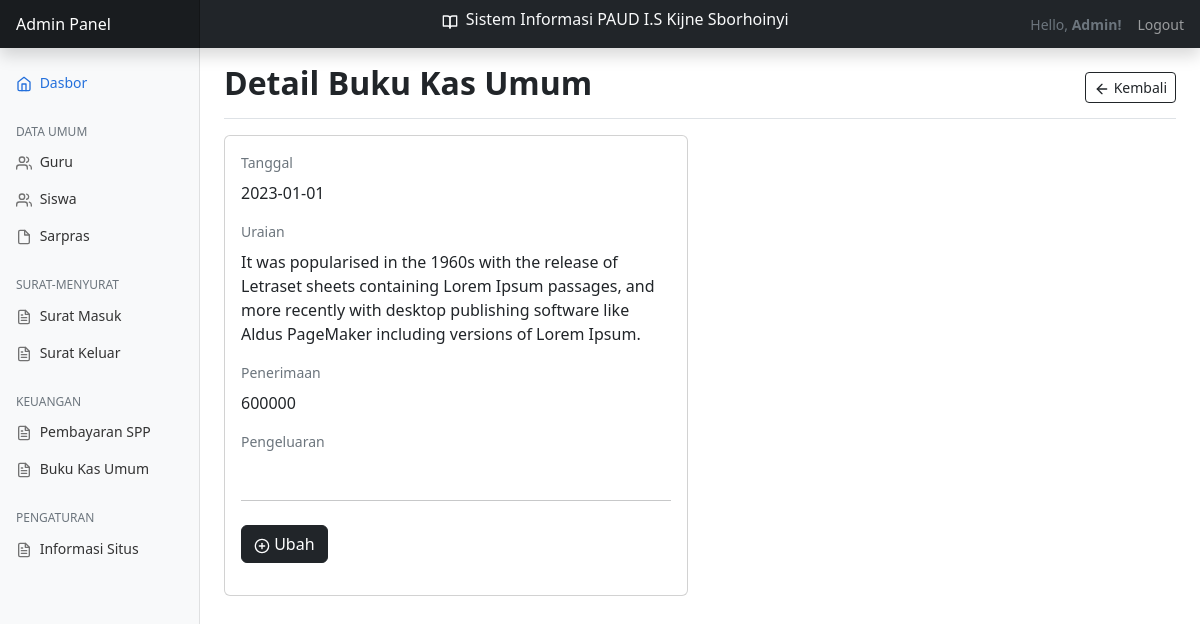
/?page=buku-kas-umum&action=detail&id=4 (signed in), run on the app's committed database.
### tables this page shows
CREATE TABLE `buku_kas_umum` (
  `id` int(11) NOT NULL,
  `tanggal` date NOT NULL,
  `uraian` text NOT NULL,
  `penerimaan` varchar(50) NOT NULL,
  `pengeluaran` varchar(50) NOT NULL
);

### views/buku-kas-umum/detail.php (the view, shortened to what this page needs)
<main class="col-md-9 ms-sm-auto col-lg-10 px-md-4">
    <div
        class="d-flex justify-content-between flex-wrap flex-md-nowrap align-items-center pt-3 pb-2 mb-3 border-bottom">
        <h1 class="h2 fw-bold">Detail Buku Kas Umum</h1>
        <div class="btn-toolbar mb-2 mb-md-0">
            <a href="?page=pembayaran-spp" class="btn btn-sm btn-outline-dark">
                <span data-feather="arrow-left" class="align-text"></span> Kembali
            </a>
        </div>
    </div>
    <div class="row mb-5">
        <div class="col-lg-6">
            <div class="card">
                <div class="card-body">
                    <?php
                        include __DIR__ . '../../../config/database.php';
                        $id = $_GET['id'];
                        $rows = mysqli_fetch_assoc(mysqli_query($conn, "SELECT * FROM buku_kas_umum WHERE id = $id"));
                    ?>
                    <div>
                        <div class="mb-3">
                            <label for="tanggal" class="form-label text-muted">Tanggal</label>
                            <p class="fs-6"><?php echo $rows['tanggal']; ?></p>
                        </div>
                        <div class="mb-3">
                            <label for="uraian" class="form-label text-muted">Uraian</label>
                            <p class="fs-6"><?php echo $rows['uraian']; ?></p>
                        </div>
                        <div class="mb-3">
                            <label for="penerimaan" class="form-label text-muted">Penerimaan</label>
                            <p class="fs-6"><?php echo $rows['penerimaan']; ?></p>
                        </div>
                        <div class="mb-3">
                            <label for="pengeluaran" class="form-label text-muted">Pengeluaran</label>
                        </div>
                        <div class="py-2">
                            <hr>
                        </div>
                        <div class="mb-3">
                            <a href="?page=buku-kas-umum&action=ubah&id=<?php echo $rows['id']; ?>" class="btn btn-dark">
                                <span data-feather="plus-circle" class="align-text"></span>
                                Ubah
                            </a>
                        </div>
                    </div>
                </div>
            </div>
        </div>
    </div>
</main>

### assets/css/style.css (style rules this page uses)
body { font-size: .875rem; }
.feather { width: 16px; height: 16px; }

### data on the page
buku_kas_umum: tanggal "2023-01-01", uraian "It was popularised in the 1960s with the release of Letraset sheets containing Lorem Ipsum passages, and more recently with desktop publishing software like Aldus PageMaker including versions of Lorem Ipsum.", penerimaan "600000"
